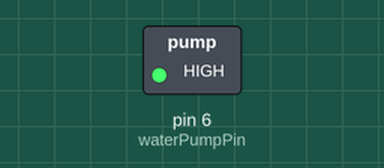
The sketch below on a simulated Arduino Uno, built with avr-gcc and run on an emulated ATmega328P. Shown: switched loads named in the sketch (green lamp = pin HIGH).

Above: at 1.5 s.
At 4.5 s:
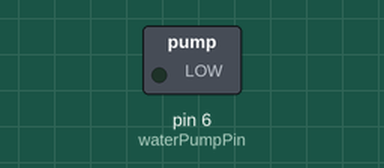
Timing chart, 0 to 7.8 s (numbered marks = the images above):
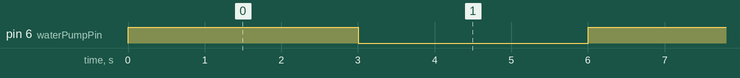

The sketch:

WaterPump.ino
```cpp
const int waterPumpPin = 6; /*Water Pump*/
void waterPump() {
 digitalWrite(waterPumpPin, HIGH);
}
void waterPumpOff() {
 digitalWrite(waterPumpPin, LOW);
}
void setup() {
  // put your setup code here, to run once:
   pinMode(waterPumpPin, OUTPUT);
}

void loop() {
  // put your main code here, to run repeatedly:
     waterPump();
     delay(3000);
     waterPumpOff();
     delay(3000);
}
```

Measured:
- by itself, pin 6 (waterPumpPin): alternates HIGH for 3.0 s and LOW for 3.0 s
